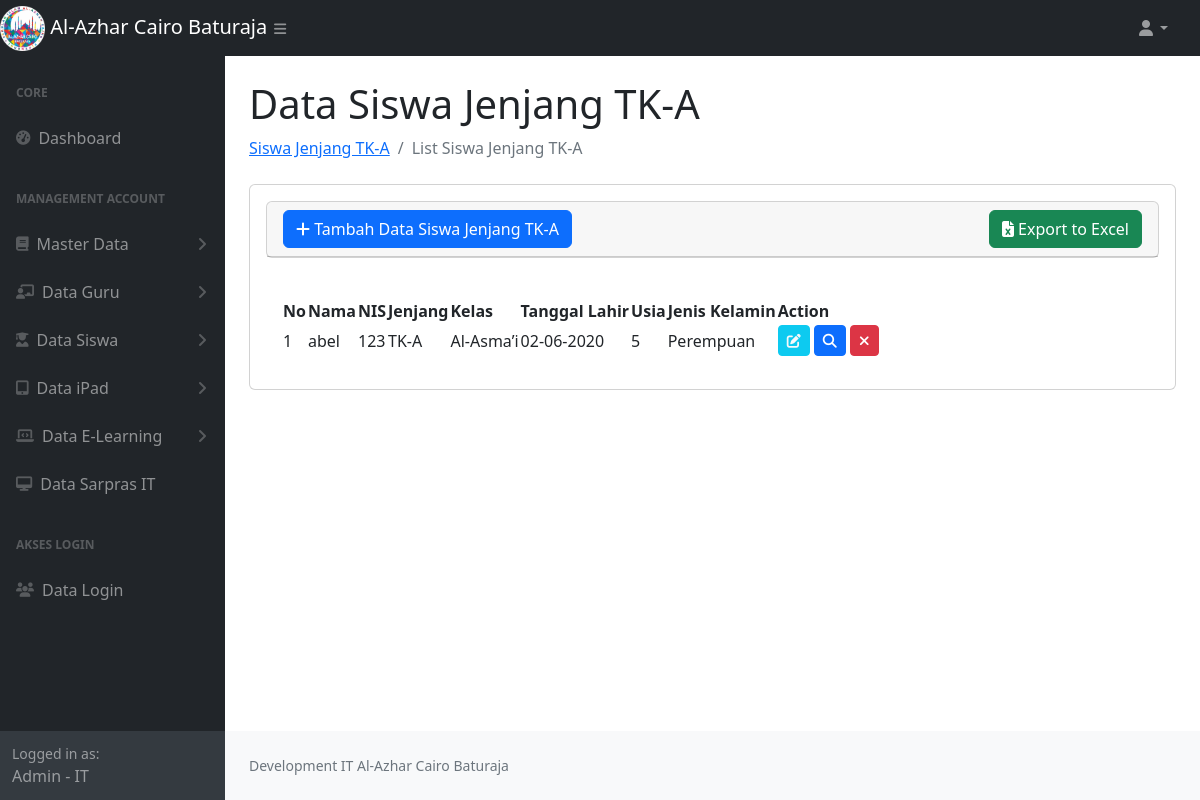
Screenshot of /jenjang_tka.php (signed in) with the database file from the repository.
### tables this page shows
CREATE TABLE `siswa` (
  `id_siswa` int NOT NULL AUTO_INCREMENT,
  `nama_siswa` varchar(100) NOT NULL,
  `nis` varchar(50) NOT NULL,
  `agama` varchar(20) DEFAULT NULL,
  `tempat` varchar(255) DEFAULT NULL,
  `tanggal_lahir` date DEFAULT NULL,
  `umur` int DEFAULT NULL,
  `jenis_kelamin` enum('Laki-Laki','Perempuan') DEFAULT NULL,
  `asal_sekolah` varchar(255) DEFAULT NULL,
  `angkatan` varchar(255) DEFAULT NULL,
  `kelas_id` bigint DEFAULT NULL,
  `nama_ayah` varchar(255) DEFAULT NULL,
  `nama_ibu` varchar(255) DEFAULT NULL,
  `pekerjaan_ayah` varchar(255) DEFAULT NULL,
  `pekerjaan_ibu` varchar(255) DEFAULT NULL,
  `no_handphone_ayah` varchar(255) DEFAULT NULL,
  `no_handphone_ibu` varchar(255) DEFAULT NULL,
  `anak_ke` varchar(255) DEFAULT NULL,
  `jumlah_saudara` varchar(255) DEFAULT NULL,
  `alamat_lengkap` varchar(255) DEFAULT NULL,
  `photo` text,
  `jenjang` enum('TK-A','TK-B','SD','SD GRADE 2','SMP') DEFAULT NULL,
  PRIMARY KEY (`id_siswa`)
);

CREATE TABLE `jenjang` (
  `id` int NOT NULL AUTO_INCREMENT COMMENT 'Primary Key',
  `name` varchar(255) DEFAULT NULL,
  PRIMARY KEY (`id`)
);

CREATE TABLE `kelas` (
  `id` int NOT NULL AUTO_INCREMENT COMMENT 'Primary Key',
  `jenjang_id` bigint DEFAULT NULL,
  `name` varchar(255) DEFAULT NULL,
  PRIMARY KEY (`id`)
);

### jenjang_tka.php (the view, shortened to what this page needs)
<?php
require_once 'function.php';
$role = $_SESSION['role'];
$nameRole= $_SESSION['name'];
$jenjang = 'TK-A';
$sql = "SELECT siswa.id_siswa, siswa.nama_siswa, siswa.nis, siswa.agama, siswa.tempat, siswa.tanggal_lahir, siswa.umur, siswa.jenis_kelamin, siswa.asal_sekolah,
        siswa.angkatan, siswa.kelas_id, siswa.nama_ayah, siswa.nama_ibu, siswa.pekerjaan_ayah, siswa.pekerjaan_ibu, siswa.no_handphone_ayah, siswa.no_handphone_ibu,
        siswa.anak_ke, siswa.jumlah_saudara, siswa.alamat_lengkap, siswa.photo, siswa.jenjang, kelas.name as nama_kelas, jenjang.name as jenjang_name
        FROM siswa
        INNER JOIN kelas ON siswa.kelas_id = kelas.id
        INNER JOIN jenjang ON kelas.jenjang_id = jenjang.id
        WHERE siswa.jenjang = ?";
$stmt = $conn->prepare($sql);
$stmt->bind_param("s", $jenjang);
$stmt->execute();
$result = $stmt->get_result();
$dataSiswa = [];
while ($row = $result->fetch_assoc()) {
    $dataSiswa[] = $row;
}
?>
<!DOCTYPE html>
<html lang="en">
    <head>
        <link href="https://cdn.jsdelivr.net/npm/simple-datatables@7.1.2/dist/style.min.css" rel="stylesheet" />
        <link href="css/styles.css" rel="stylesheet" />
        <link rel="stylesheet" href="https://cdnjs.cloudflare.com/ajax/libs/toastr.js/latest/toastr.css">
        <link rel="stylesheet" href="https://cdnjs.cloudflare.com/ajax/libs/font-awesome/6.7.2/css/all.min.css">
    </head>
    <body class="sb-nav-fixed">
        <nav class="sb-topnav navbar navbar-expand navbar-dark bg-dark">
            <div class="d-flex">
                <a class="navbar-brand" href="index.php">
                    <img src="assets/img/logoalazca.png" alt="Gambar" style="width:20%">
                    Al-Azhar Cairo Baturaja
                </a>
                <button class="btn btn-link btn-sm ps-5" id="sidebarToggle" href="#!"><i class="fas fa-bars"></i></button>
            </div>
            <ul class="navbar-nav ms-auto ms-md-0 me-3 me-lg-4">
                <li class="nav-item dropdown">
                    <a class="nav-link dropdown-toggle" id="navbarDropdown" href="#" role="button" data-bs-toggle="dropdown" aria-expanded="false"><i class="fas fa-user fa-fw"></i></a>
                </li>
            </ul>
        </nav>
        <div id="layoutSidenav">
            <div id="layoutSidenav_nav">
                <nav class="sb-sidenav accordion sb-sidenav-dark" id="sidenavAccordion">
                    <div class="sb-sidenav-menu">
                        <div class="nav">
                            <div class="sb-sidenav-menu-heading">Core</div>
                            <div class="nav">
                                <a class="nav-link" href="index.php">
                                    <div class="sb-nav-link-icon"><i class="fas fa-tachometer-alt"></i></div>
                                    Dashboard
                                </a>
                                <div class="sb-sidenav-menu-heading">Management Account</div>
                                <a class="nav-link collapsed" href="#" data-bs-toggle="collapse" data-bs-target="#collapseMasterData" aria-expanded="false" aria-controls="collapseMasterData">
                                    <div class="sb-nav-link-icon"><i class="fas fa-book"></i></div>
                                        Master Data
                                    <div class="sb-sidenav-collapse-arrow"><i class="fas fa-angle-down"></i></div>
                                </a>
                                <a class="nav-link collapsed" href="#" data-bs-toggle="collapse" data-bs-target="#collapseGuru" aria-expanded="false" aria-controls="collapseGuru">
                                    <div class="sb-nav-link-icon"><i class="fas fa-chalkboard-teacher"></i></div>
                                    Data Guru
                                    <div class="sb-sidenav-collapse-arrow"><i class="fas fa-angle-down"></i></div>
                                </a>
                                <a class="nav-link collapsed" href="#" data-bs-toggle="collapse" data-bs-target="#collapseSiswa" aria-expanded="false" aria-controls="collapseSiswa">
                                    <div class="sb-nav-link-icon"><i class="fas fa-user-graduate"></i></div>
                                    Data Siswa
                                    <div class="sb-sidenav-collapse-arrow"><i class="fas fa-angle-down"></i></div>
                                </a>
                                <?php if($role == 'IT'){ ?>
                                <a class="nav-link collapsed" href="#" data-bs-toggle="collapse" data-bs-target="#collapseiPad" aria-expanded="false" aria-controls="collapseiPad">
                                    <div class="sb-nav-link-icon"><i class="fas fa-tablet-alt"></i></div>
                                    Data iPad
                                    <div class="sb-sidenav-collapse-arrow"><i class="fas fa-angle-down"></i></div>
                                </a>
                                <a class="nav-link collapsed" href="#" data-bs-toggle="collapse" data-bs-target="#collapseElearning" aria-expanded="false" aria-controls="collapseElearning">
                                    <div class="sb-nav-link-icon"><i class="fas fa-laptop-code"></i></div>
                                    Data E-Learning
                                    <div class="sb-sidenav-collapse-arrow"><i class="fas fa-angle-down"></i></div>
                                </a>
                                 <a class="nav-link" href="data_sapras.php">
                                    <div class="sb-nav-link-icon">
                                        <i class="fas fa-desktop"></i>
                                    </div>
                                    Data Sarpras IT
                                </a>
                                <?php } ?>
                                <?php if($role == 'IT'){ ?>
                                <div class="sb-sidenav-menu-heading">Akses Login</div>
                                <a class="nav-link" href="data_login.php">
                                    <div class="sb-nav-link-icon"><i class="fas fa-users"></i></div>
                                    Data Login
                                </a>
                                <?php } ?>
                            </div>
                        </div>
                    </div>
                    <div class="sb-sidenav-footer">
                        <div class="small">Logged in as:</div>
                       <?= $nameRole.' - '.$role ?>
                    </div>
                </nav>
            </div>
            <div id="layoutSidenav_content">
                <main>
                    <div class="container-fluid px-4">
                        <h1 class="mt-4">Data Siswa Jenjang TK-A</h1>
                        <ol class="breadcrumb mb-4">
                            <li class="breadcrumb-item"><a href="data_guru.php"> Siswa Jenjang TK-A</a></li>
                            <li class="breadcrumb-item active">List Siswa Jenjang TK-A</li>
                        </ol>
                        <div class="card mb-4">
                            <div class="card-body">
                        <div class="card mb-4">
                            <div class="card-header">
                                 <div class="col-lg-12 d-flex justify-content-between align-items-center">
                                        <button type="button" class="btn btn-primary" data-bs-toggle="modal" data-bs-target="#modal-create">
                                           <i class="fas fa-plus"></i> Tambah Data Siswa Jenjang TK-A
                                        </button>
                                        <a href="<?= 'export_siswa.php?type='.$jenjang.'' ?>"  id="exportExcelBtn" class="btn btn-success">
                                           <i class="fa fa-file-excel"></i> Export to Excel
                                        </a>
                                 </div>
                            </div>
                            </div>
                            <div class="card-body">
                                <table id="datatablesSimple">
                                    <thead>
                                        <tr>
                                            <th>No</th>
                                            <th>Nama</th>
                                            <th>NIS</th>
                                            <th>Jenjang</th>
                                            <th>Kelas</th>
                                            <th>Tanggal Lahir</th>
                                            <th>Usia</th>
                                            <th>Jenis Kelamin</th>
                                            <th>Action</th>
                                        </tr>
                                    </thead>
                                    <tbody>
                                        <?php
                                            foreach ($dataSiswa as $key => $data) {
                                        ?>
                                        <tr>
                                            <td><?= $key + 1; ?></td>
                                            <td><?= $data['nama_siswa']; ?></td>
                                            <td><?= $data['nis']; ?></td>
                                            <td><?= $data['jenjang_name']; ?></td>
                                            <td><?= $data['nama_kelas']; ?></td>
                                            <td><?= $data['tanggal_lahir'] ? date('d-m-Y', strtotime($data['tanggal_lahir'])) : '-'; ?></td>
                                            <td><?= $data['umur']; ?></td>
                                            <td><?= $data['jenis_kelamin']; ?></td>
                                            <td>
                                                <a href="javascript:void(0)" data-url="<?= 'show_siswa.php' ?>" data-id="<?= $data['id_siswa'] ?>" class="edit btn btn-info btn-sm text-light "> <i class="fas fa-edit"></i></a>
                                                 <a href="javascript:void(0)" data-url="<?= 'show_siswa.php' ?>" data-id="<?= $data['id_siswa'] ?>" class="detail btn btn-primary btn-sm"> <i class="fas fa-search"></i></a>
                                                <a href="javascript:void(0)" data-url="<?= 'delete_siswa.php' ?>" data-id="<?= $data['id_siswa'] ?>" class="delete btn btn-danger btn-sm"> <i class="fas fa-times"></i></a>
                                            </td>
                                        </tr>
                                        <?php
                                            }
                                        ?>
                                    </tbody>
                                </table>
                            </div>
                        </div>
                    </div>
                </main>
                <footer class="py-4 bg-light mt-auto">
                    <div class="container-fluid px-4">
                        <div class="d-flex align-items-center justify-content-between small">
                            <div class="text-muted">Development IT Al-Azhar Cairo Baturaja</div>
                        </div>
                    </div>
                </footer>
            </div>
        </div>
    </body>
</html>

### rows the page displays
siswa: nama_siswa "abel", nis "123", jenjang.name "TK-A", kelas.name "Al-Asma’i", tanggal_lahir "02-06-2020", umur "5", jenis_kelamin "Perempuan"

### other values shown
$nameRole "Admin"
$role "IT"
